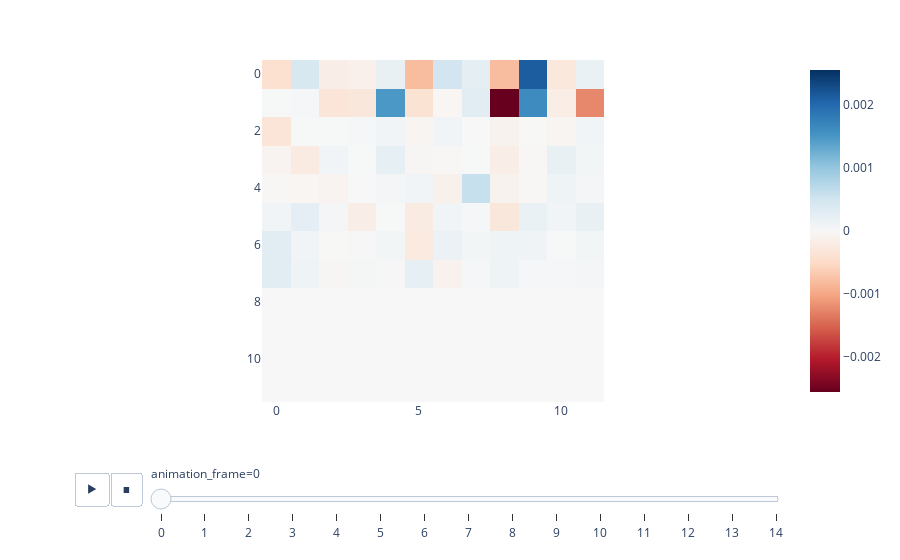

Notebook source saved alongside this figure:
### Code cell
imshow(results['z'], animation_frame=0, title='Logit effect of path pathing heads output to zero in the keys of S2 inihibition heads for each position')

### Figure 1 — Plotly figure (JSON) as saved in the notebook; plotly's stock layout.template omitted (floating-point values rounded to 4 significant figures; data arrays with more than 128 entries replaced by an {"elided": "..."} marker saying what was removed)
{"data": [{"coloraxis": "coloraxis", "hovertemplate": "x: %{x}<br>y: %{y}<br>color: %{z}<extra></extra>", "name": "0", "type": "heatmap", "xaxis": "x", "yaxis": "y", "z": {"elided": "12x12 float values"}}], "layout": {"coloraxis": {"cmid": 0, "colorscale": [[0, "rgb(103,0,31)"], [0.1, "rgb(178,24,43)"], [0.2, "rgb(214,96,77)"], [0.3, "rgb(244,165,130)"], [0.4, "rgb(253,219,199)"], [0.5, "rgb(247,247,247)"], [0.6, "rgb(209,229,240)"], [0.7, "rgb(146,197,222)"], [0.8, "rgb(67,147,195)"], [0.9, "rgb(33,102,172)"], [1, "rgb(5,48,97)"]]}, "margin": {"t": 60}, "sliders": [{"active": 0, "currentvalue": {"prefix": "animation_frame="}, "len": 0.9, "pad": {"b": 10, "t": 60}, "steps": [{"args": [["0"], {"frame": {"duration": 0, "redraw": true}, "fromcurrent": true, "mode": "immediate", "transition": {"duration": 0, "easing": "linear"}}], "label": "0", "method": "animate"}, {"args": [["1"], {"frame": {"duration": 0, "redraw": true}, "fromcurrent": true, "mode": "immediate", "transition": {"duration": 0, "easing": "linear"}}], "label": "1", "method": "animate"}, {"args": [["2"], {"frame": {"duration": 0, "redraw": true}, "fromcurrent": true, "mode": "immediate", "transition": {"duration": 0, "easing": "linear"}}], "label": "2", "method": "animate"}, {"args": [["3"], {"frame": {"duration": 0, "redraw": true}, "fromcurrent": true, "mode": "immediate", "transition": {"duration": 0, "easing": "linear"}}], "label": "3", "method": "animate"}, {"args": [["4"], {"frame": {"duration": 0, "redraw": true}, "fromcurrent": true, "mode": "immediate", "transition": {"duration": 0, "easing": "linear"}}], "label": "4", "method": "animate"}, {"args": [["5"], {"frame": {"duration": 0, "redraw": true}, "fromcurrent": true, "mode": "immediate", "transition": {"duration": 0, "easing": "linear"}}], "label": "5", "method": "animate"}, {"args": [["6"], {"frame": {"duration": 0, "redraw": true}, "fromcurrent": true, "mode": "immediate", "transition": {"duration": 0, "easing": "linear"}}], "label": "6", "method": "animate"}, {"args": [["7"], {"frame": {"duration": 0, "redraw": true}, "fromcurrent": true, "mode": "immediate", "transition": {"duration": 0, "easing": "linear"}}], "label": "7", "method": "animate"}, {"args": [["8"], {"frame": {"duration": 0, "redraw": true}, "fromcurrent": true, "mode": "immediate", "transition": {"duration": 0, "easing": "linear"}}], "label": "8", "method": "animate"}, {"args": [["9"], {"frame": {"duration": 0, "redraw": true}, "fromcurrent": true, "mode": "immediate", "transition": {"duration": 0, "easing": "linear"}}], "label": "9", "method": "animate"}, {"args": [["10"], {"frame": {"duration": 0, "redraw": true}, "fromcurrent": true, "mode": "immediate", "transition": {"duration": 0, "easing": "linear"}}], "label": "10", "method": "animate"}, {"args": [["11"], {"frame": {"duration": 0, "redraw": true}, "fromcurrent": true, "mode": "immediate", "transition": {"duration": 0, "easing": "linear"}}], "label": "11", "method": "animate"}, {"args": [["12"], {"frame": {"duration": 0, "redraw": true}, "fromcurrent": true, "mode": "immediate", "transition": {"duration": 0, "easing": "linear"}}], "label": "12", "method": "animate"}, {"args": [["13"], {"frame": {"duration": 0, "redraw": true}, "fromcurrent": true, "mode": "immediate", "transition": {"duration": 0, "easing": "linear"}}], "label": "13", "method": "animate"}, {"args": [["14"], {"frame": {"duration": 0, "redraw": true}, "fromcurrent": true, "mode": "immediate", "transition": {"duration": 0, "easing": "linear"}}], "label": "14", "method": "animate"}], "x": 0.1, "xanchor": "left", "y": 0, "yanchor": "top"}], "updatemenus": [{"buttons": [{"args": [null, {"frame": {"duration": 500, "redraw": true}, "fromcurrent": true, "mode": "immediate", "transition": {"duration": 500, "easing": "linear"}}], "label": "&#9654;", "method": "animate"}, {"args": [[null], {"frame": {"duration": 0, "redraw": true}, "fromcurrent": true, "mode": "immediate", "transition": {"duration": 0, "easing": "linear"}}], "label": "&#9724;", "method": "animate"}], "direction": "left", "pad": {"r": 10, "t": 70}, "showactive": false, "type": "buttons", "x": 0.1, "xanchor": "right", "y": 0, "yanchor": "top"}], "xaxis": {"anchor": "y", "constrain": "domain", "domain": [0, 1], "scaleanchor": "y"}, "yaxis": {"anchor": "x", "autorange": "reversed", "constrain": "domain", "domain": [0, 1]}}}
